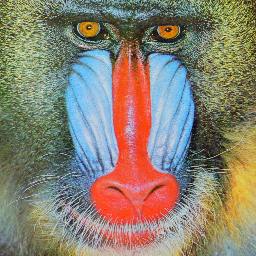
#> input picture HW3_DIP/images/mandrill.tif, 256 x 256 px
$ python 3.py
#> lines starting #> are read from the running program, lines starting #| are printed output that depends on the picture
import numpy as np
import cv2 as cv
import matplotlib.pyplot as plt
#import images
mandrill =cv.imread("images/mandrill.tif" , 0)
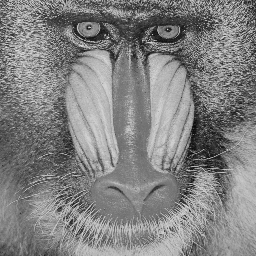
#> mandrill: shape (256, 256); min 6, max 231, mean 129.8
clown = cv.imread("images/clown.tif",0)
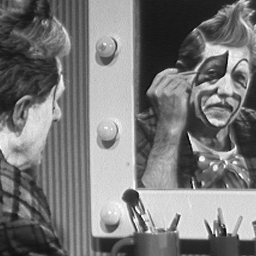
#> input picture HW3_DIP/images/clown.tif, 256 x 256 px
#> clown is the input picture: shape (256, 256); min 3, max 255, mean 120.3

#get descrite fourier transform of mandrill
fm = cv.dft(np.float32(mandrill),flags = cv.DFT_COMPLEX_OUTPUT)
#get amp and phase of mandrill
ampm , phim = cv.cartToPolar(fm[:,:,0], fm[:,:,1])
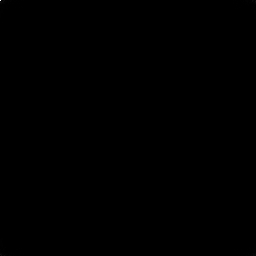
#> ampm: shape (256, 256) float32; min 22.06, max 8509740, mean 6546.3; drawn with min black and max white
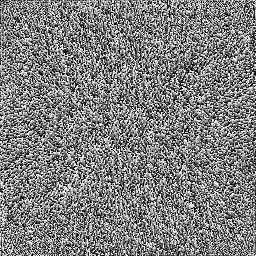
#> phim: shape (256, 256) float32; min 0, max 6.28, mean 3.14; drawn with min black and max white

#get descrite fourier transform of clown
fc = cv.dft(np.float32(clown),flags = cv.DFT_COMPLEX_OUTPUT)
#get amp and phase of clown
ampc , phic = cv.cartToPolar(fc[:,:,0], fc[:,:,1])
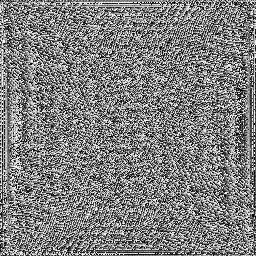
#> phic: shape (256, 256) float32; min 0, max 6.28, mean 3.14; drawn with min black and max white

cart1=np.zeros(np.shape(fm))
#convert polar to cartesian coordiantion phase mandrill amp clown
cartrev1 = cv.polarToCart(ampc,phim)
cart1[:,:,0] = cartrev1[0][:][:]
cart1[:,:,1] = cartrev1[1][:][:]
#get inverse fourier
ifourierrev1 = cv.idft(cart1)
#3d to 2d image
ifourierrev1 = cv.magnitude(ifourierrev1[:,:,0],ifourierrev1[:,:,1])

cart2=np.zeros(np.shape(fc))
#convert polar to cartesian coordiantion phase clown amp mandrill
cartrev2 = cv.polarToCart(ampm,phic)
cart2[:,:,0] = cartrev2[0][:][:]
cart2[:,:,1] = cartrev2[1][:][:]
#get inverse fourier
ifourierrev2 = cv.idft(cart2)
#3d to 2d image
ifourierrev2 = cv.magnitude(ifourierrev2[:,:,0],ifourierrev2[:,:,1])

#show mandrill
plt.subplot(2,2,1)
plt.imshow(mandrill,cmap='gray')
plt.title("mandrill")
plt.axis(False)
#show clown
plt.subplot(2,2,2)
plt.imshow(clown,cmap='gray')
plt.title("clown")
plt.axis(False)
#show phase mandrill amp clown
plt.subplot(2,2,3)
plt.imshow(ifourierrev1,cmap='gray')
plt.title("phase mandrill amp clown")
plt.axis(False)
#show phase clown amp mandrill
plt.subplot(2,2,4)
plt.imshow(ifourierrev2,cmap='gray')
plt.title("phase clown amp mandrill")
plt.axis(False)
plt.show()
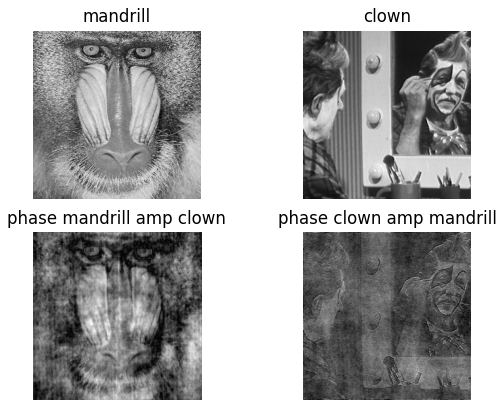
#> figure drawn by matplotlib, 4 panels
